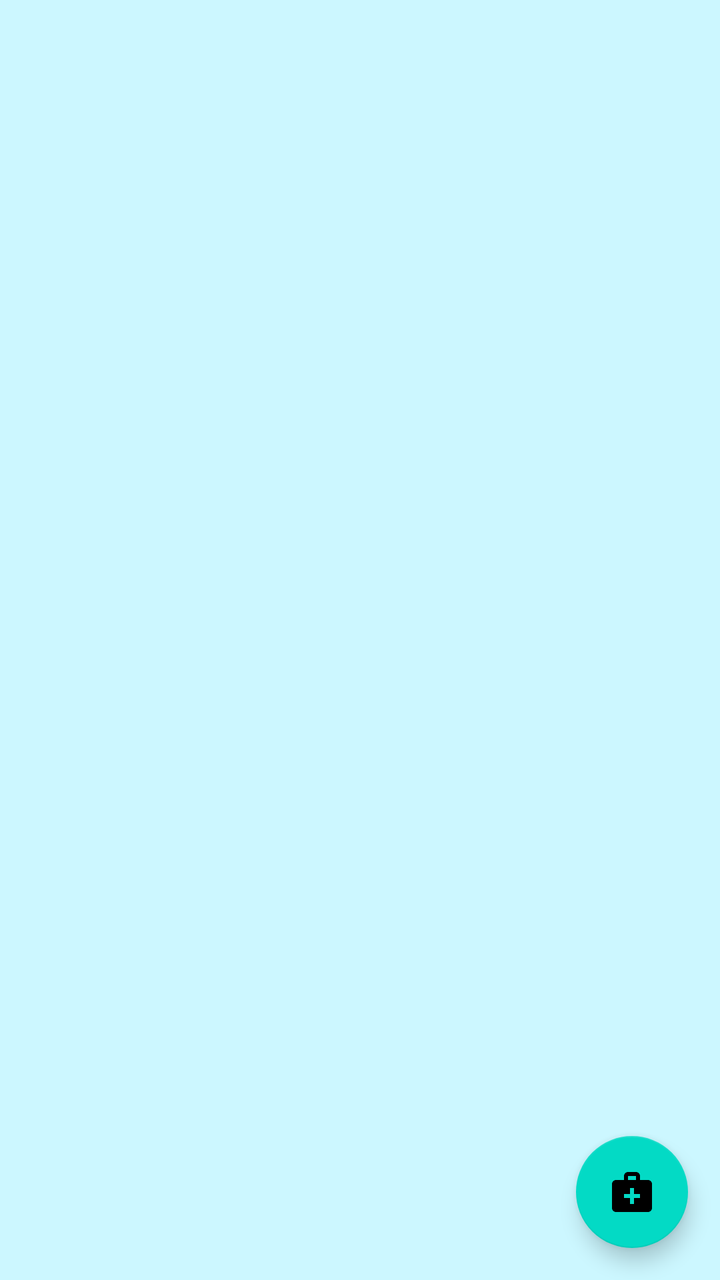
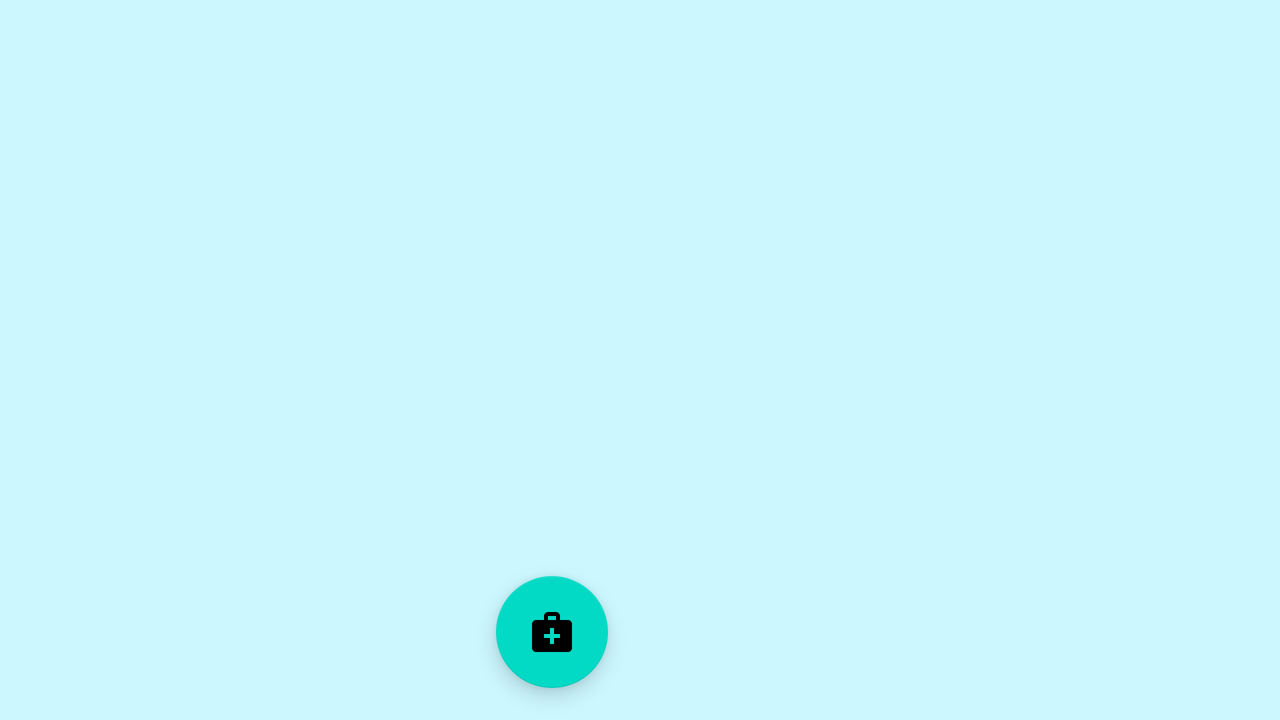

One screen, two layout resources from the same app: the default and the repository's alternative for another configuration. Each is rendered where Android would select it; the XML of both is given below.
<!-- AndroidManifest.xml: application theme Theme.Medicines -->
<!-- res/layout/activity_main.xml -->
<?xml version="1.0" encoding="utf-8"?>
<androidx.constraintlayout.widget.ConstraintLayout xmlns:android="http://schemas.android.com/apk/res/android"
    xmlns:app="http://schemas.android.com/apk/res-auto"
    xmlns:tools="http://schemas.android.com/tools"
    android:layout_width="match_parent"
    android:layout_height="match_parent"
    android:background="#CCF7FF"
    tools:context=".presentation.MainActivity">

    <androidx.recyclerview.widget.RecyclerView
        android:id="@+id/rc_pill_list"
        android:layout_width="0dp"
        android:layout_height="0dp"
        app:layoutManager="androidx.recyclerview.widget.LinearLayoutManager"
        app:layout_constraintBottom_toBottomOf="parent"
        app:layout_constraintEnd_toEndOf="parent"
        app:layout_constraintStart_toStartOf="parent"
        app:layout_constraintTop_toTopOf="parent"
        tools:listitem="@layout/item_pill_enabled" />

    <com.google.android.material.floatingactionbutton.FloatingActionButton
        android:id="@+id/button_add_pill_item"
        android:layout_width="wrap_content"
        android:layout_height="wrap_content"
        android:layout_marginEnd="16dp"
        android:layout_marginBottom="16dp"
        android:clickable="true"
        android:contentDescription="Add new pill item"
        android:focusable="true"
        app:layout_constraintBottom_toBottomOf="parent"
        app:layout_constraintEnd_toEndOf="parent"
        app:srcCompat="@drawable/ic_baseline_medical_services_24"/>

</androidx.constraintlayout.widget.ConstraintLayout>
<!-- resources referenced by this layout -->
<resources>
  <!-- drawable ic_baseline_medical_services_24 (drawable) -->
  <vector android:height="24dp" android:tint="#E56F49"
      android:viewportHeight="24" android:viewportWidth="24"
      android:width="24dp" xmlns:android="http://schemas.android.com/apk/res/android">
      <path android:fillColor="@android:color/white" android:pathData="M20,6h-4V4c0,-1.1 -0.9,-2 -2,-2h-4C8.9,2 8,2.9 8,4v2H4C2.9,6 2,6.9 2,8v12c0,1.1 0.9,2 2,2h16c1.1,0 2,-0.9 2,-2V8C22,6.9 21.1,6 20,6zM10,4h4v2h-4V4zM16,15h-3v3h-2v-3H8v-2h3v-3h2v3h3V15z"/>
  </vector>
  <style name="Theme.Medicines" parent="Theme.MaterialComponents.DayNight.DarkActionBar">
          
          <item name="colorPrimary">@color/purple_500</item>
          <item name="colorPrimaryVariant">@color/purple_700</item>
          <item name="colorOnPrimary">@color/white</item>
          
          <item name="colorSecondary">@color/teal_200</item>
          <item name="colorSecondaryVariant">@color/teal_700</item>
          <item name="colorOnSecondary">@color/black</item>
          
          <item name="android:statusBarColor" tools:targetApi="l">?attr/colorPrimaryVariant</item>
          
      </style>
  <color name="purple_500">#FF6200EE</color>
  <color name="purple_700">#FF3700B3</color>
  <color name="white">#FFFFFFFF</color>
  <color name="teal_200">#FF03DAC5</color>
  <color name="teal_700">#FF018786</color>
  <color name="black">#FF000000</color>
</resources>
<!-- res/layout-land/activity_main.xml (the repository's variant of the layout above) -->
<!-- drawn on the phone turned sideways -->
<?xml version="1.0" encoding="utf-8"?>
<androidx.constraintlayout.widget.ConstraintLayout xmlns:android="http://schemas.android.com/apk/res/android"
    xmlns:app="http://schemas.android.com/apk/res-auto"
    xmlns:tools="http://schemas.android.com/tools"
    android:layout_width="match_parent"
    android:layout_height="match_parent"
    android:background="#CCF7FF"
    tools:context=".presentation.MainActivity">

    <androidx.recyclerview.widget.RecyclerView
        android:id="@+id/rc_pill_list"
        android:layout_width="0dp"
        android:layout_height="0dp"
        app:layoutManager="androidx.recyclerview.widget.LinearLayoutManager"
        app:layout_constraintBottom_toBottomOf="parent"
        app:layout_constraintEnd_toEndOf="@id/guideline_middle"
        app:layout_constraintStart_toStartOf="parent"
        app:layout_constraintTop_toTopOf="parent"
        tools:listitem="@layout/item_pill_enabled" />

    <com.google.android.material.floatingactionbutton.FloatingActionButton
        android:id="@+id/button_add_pill_item"
        android:layout_width="wrap_content"
        android:layout_height="wrap_content"
        android:layout_marginEnd="16dp"
        android:layout_marginBottom="16dp"
        android:clickable="true"
        android:contentDescription="Add new pill item"
        android:focusable="true"
        app:layout_constraintBottom_toBottomOf="parent"
        app:layout_constraintEnd_toEndOf="@id/guideline_middle"
        app:srcCompat="@drawable/ic_baseline_medical_services_24"/>

    <androidx.constraintlayout.widget.Guideline
        android:id="@+id/guideline_middle"
        android:layout_width="wrap_content"
        android:layout_height="wrap_content"
        android:orientation="vertical"
        app:layout_constraintGuide_percent="0.5" />

    <androidx.fragment.app.FragmentContainerView
        android:id="@+id/pill_item_container"
        android:layout_width="0dp"
        android:layout_height="match_parent"
        app:layout_constraintStart_toStartOf="@id/guideline_middle"
        app:layout_constraintEnd_toEndOf="parent"/>

</androidx.constraintlayout.widget.ConstraintLayout>
